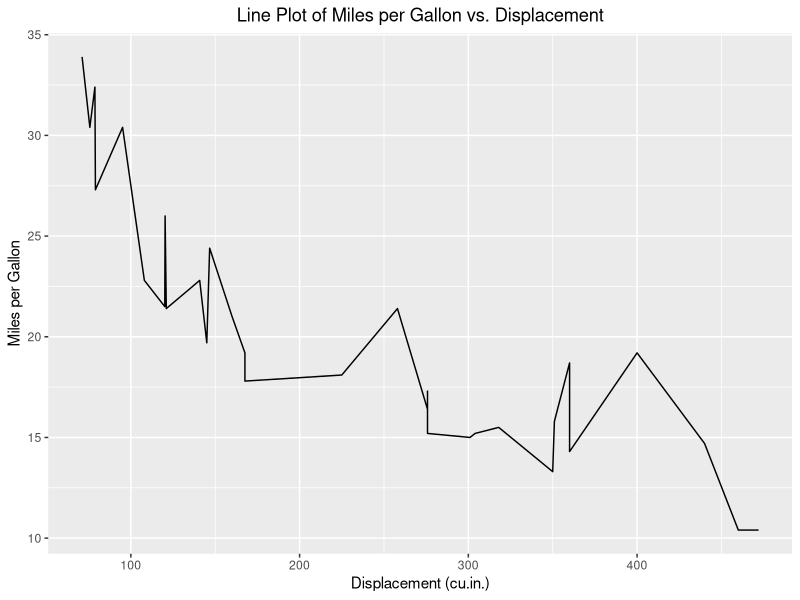
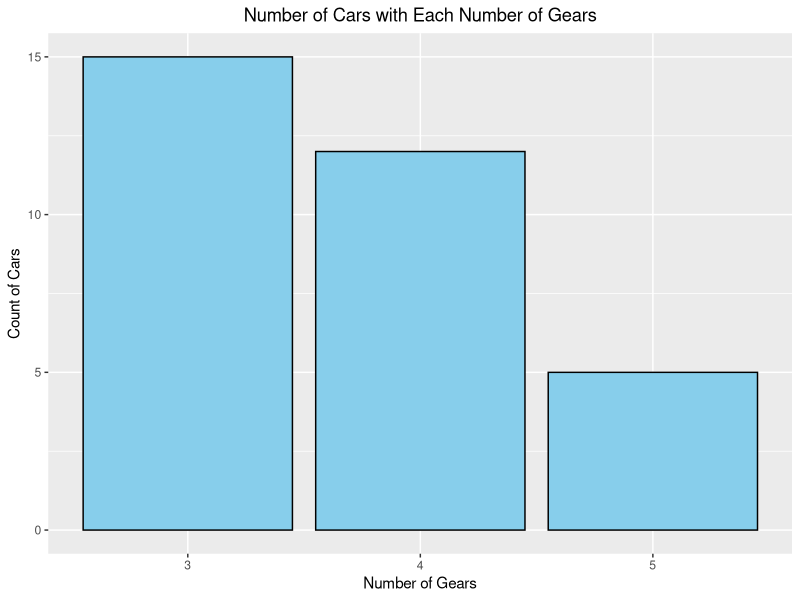
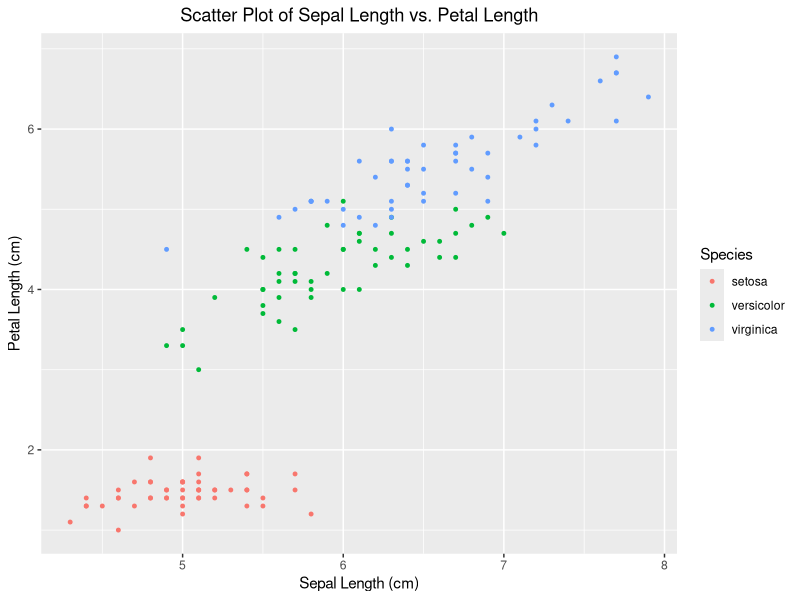
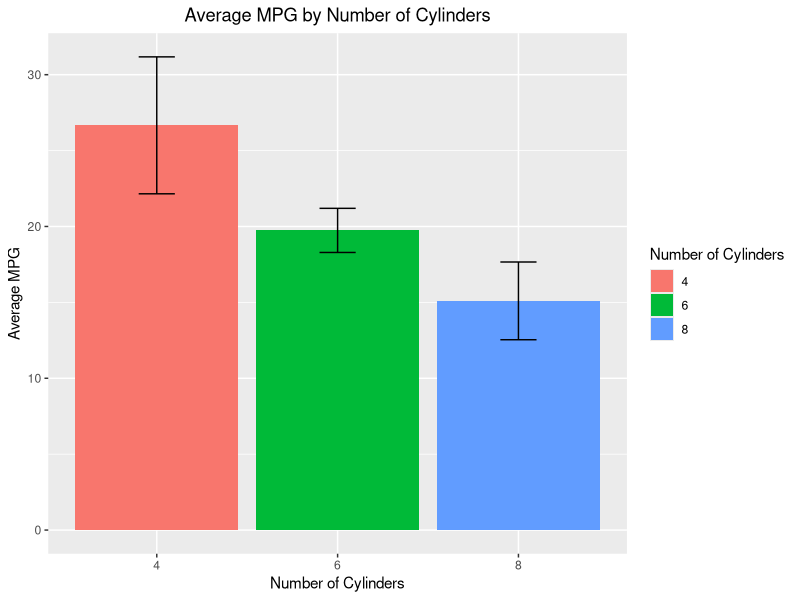
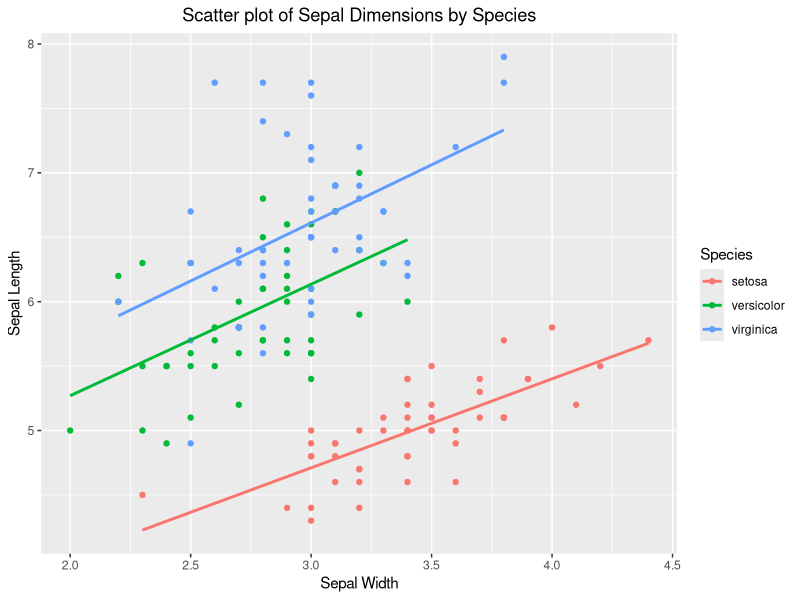
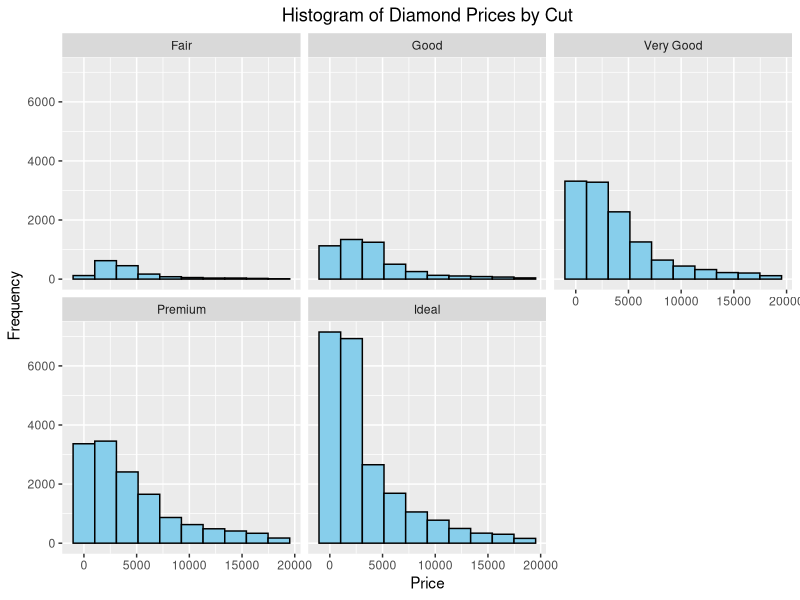
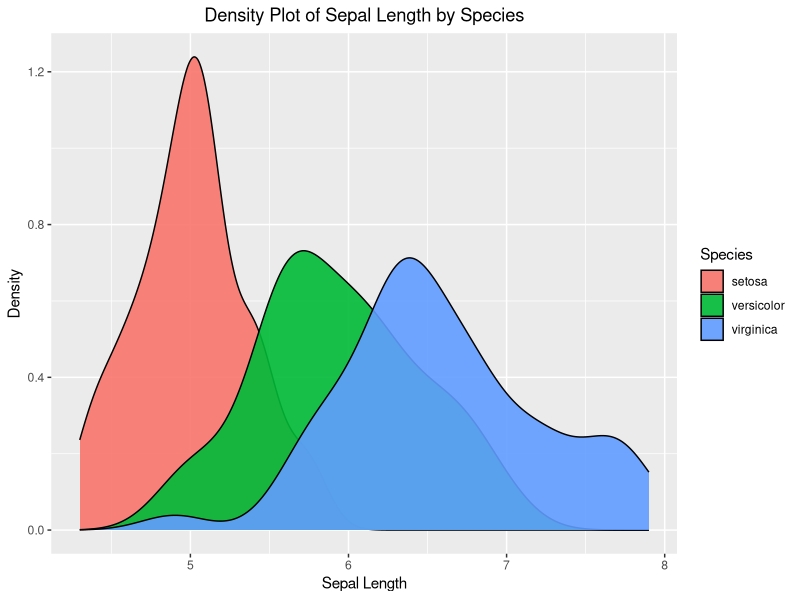
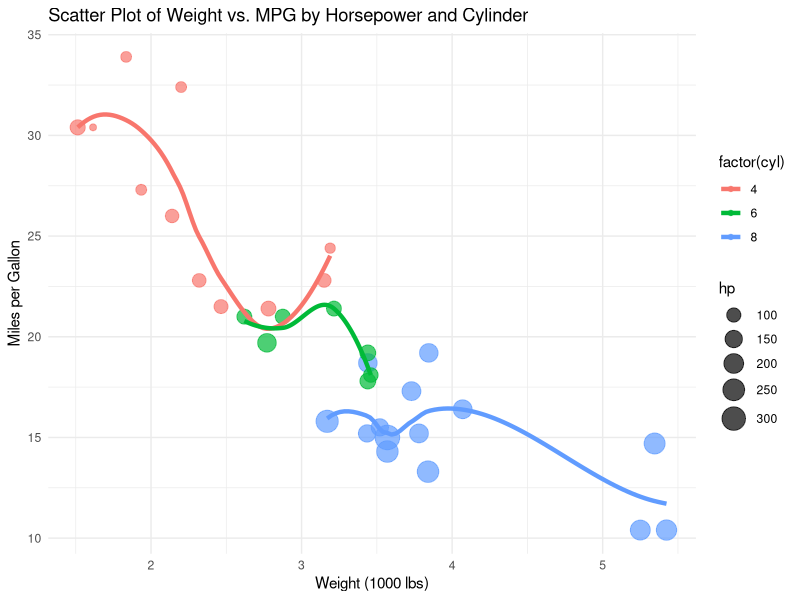

Write the R code that produced these figures, in order.
## ---- chunk 1
library(ggplot2)
library(dplyr)
## ---- chunk 2
data(mtcars) #loading the required mtcars datset

ggplot(mtcars, aes(x = disp, y = mpg)) +
  geom_line() +
  labs(
    title = "Line Plot of Miles per Gallon vs. Displacement",
    x = "Displacement (cu.in.)",
    y = "Miles per Gallon"
  ) +
  theme(
    plot.title = element_text(hjust = 0.5)
  )
## ---- chunk 3

ggplot(mtcars, aes(x = factor(gear))) +
  geom_bar(fill = "skyblue", color = "black") +
  labs(
    title = "Number of Cars with Each Number of Gears",
    x = "Number of Gears",
    y = "Count of Cars"
  ) +
  theme(
    plot.title = element_text(hjust = 0.5)
  )
## ---- chunk 4
data("iris") #loading the required iris datset

ggplot(iris, aes(x = Sepal.Length, y = Petal.Length, color = Species)) +
  geom_point(size = 1) +
  labs(
    title = "Scatter Plot of Sepal Length vs. Petal Length",
    x = "Sepal Length (cm)",
    y = "Petal Length (cm)" 
  ) +

  theme(
    plot.title = element_text(hjust = 0.5)
  )
## ---- chunk 5
mpg_summary <- mtcars %>%
  group_by(cyl) %>%
  summarise(mean_mpg = mean(mpg),
            sd_mpg = sd(mpg))

ggplot(mpg_summary, aes(x = factor(cyl), y = mean_mpg, fill = factor(cyl))) +
  geom_bar(stat = "identity", position = "dodge") +
  geom_errorbar(aes(ymin = mean_mpg - sd_mpg, ymax = mean_mpg + sd_mpg),
                width = 0.2, position = position_dodge(width = 0.9)) +
  labs(x = "Number of Cylinders", y = "Average MPG", fill = "Number of Cylinders") +
  ggtitle("Average MPG by Number of Cylinders") +
  theme(
    plot.title = element_text(hjust = 0.5)
  )
## ---- chunk 6
ggplot(iris, aes(x = Sepal.Width, y = Sepal.Length, color = Species)) +
  geom_point() + 
  geom_smooth(method = "lm", se = FALSE) + 
  labs(title = "Scatter plot of Sepal Dimensions by Species",
       x = "Sepal Width",
       y = "Sepal Length") +
 theme(
    plot.title = element_text(hjust = 0.5)
  )
## ---- chunk 7
ggplot(diamonds, aes(x = price)) +
  geom_histogram(bins = 10, fill = "skyblue", color = "black") +  # Adjust bins as needed
  facet_wrap(~ cut) +
  labs(title = "Histogram of Diamond Prices by Cut",
       x = "Price",
       y = "Frequency") +
  theme(
    plot.title = element_text(hjust = 0.5)
  )
## ---- chunk 8
ggplot(iris, aes(x = Sepal.Length, fill = Species)) +
  geom_density(alpha = 0.9) +
  labs(title = "Density Plot of Sepal Length by Species",
       x = "Sepal Length",
       y = "Density") +
  theme(
    plot.title = element_text(hjust = 0.5)
  )
## ---- chunk 9
ggplot(mtcars, aes(x = wt, y = mpg, size = hp, color = factor(cyl))) +
  geom_point(alpha = 0.7) +  
  geom_smooth(method = "loess", se = FALSE, aes(group = cyl), size = 1.5) +  
  scale_size_continuous(range = c(2, 8)) +  
  labs(x = "Weight (1000 lbs)", y = "Miles per Gallon") +  
  ggtitle("Scatter Plot of Weight vs. MPG by Horsepower and Cylinder") +  
  theme_minimal() +  
  theme(
    legend.position = "right", 
  )

## ---- chunk 10
# Create the basic plot
p <- ggplot(diamonds, aes(x = price, fill = cut)) +
  geom_histogram(bins = 10) +
  facet_wrap(~ cut, scales = "free_y") +
  labs(x = "Price", y = "Count") +
  ggtitle("Faceted Histogram of Diamond Prices by Cut") +
  
  # Customize the plot using theme()
  theme_minimal() +
  theme(
    plot.background = element_rect(fill = "lightblue"),
    panel.background = element_rect(fill = "white"),
    panel.grid.major = element_line(color = "gray", linetype = "dashed"),
    panel.grid.minor = element_blank(),
    axis.title = element_text(size = 15, face = "bold"),
    legend.position = "right"
  )

# Print the plot
print(p)
## ---- chunk 11
my_custom_theme <- function() {
theme_minimal() + # Start with a minimal theme
  theme(
    text = element_text(family = "Helvetica", color ="#333333"),
    plot.background = element_rect(fill = "lightblue"),
    panel.background = element_rect(fill = "white"),
    panel.grid.major = element_line(color = "grey80"),
    panel.grid.minor = element_blank(),
    axis.title = element_text(size = 12, face = "bold"),
    axis.text = element_text(size = 10),
    legend.background = element_rect(fill = "white"),
    legend.title = element_text(face = "bold"),
    legend.text = element_text(size = 9)
  )
}
## ---- chunk 12
data <- data.frame(
  x = 1:10,
  y = rnorm(10)
)

ggplot(data, aes(x, y)) +
  geom_line() +
  my_custom_theme()  # Apply your custom theme

## ---- chunk 13
my_custom_theme <- function() {
  theme_minimal() +
    theme(
      text = element_text(family = "Helvetica", color = "#333333"),
      plot.background = element_rect(fill = "orange"),
      panel.background = element_rect(fill = "lightblue"),
      panel.grid.major = element_line(color = "grey"),
      panel.grid.minor = element_blank(),
      axis.title = element_text(size = 12, face = "bold"),
      axis.text = element_text(size = 10),
      legend.background = element_rect(fill = "white"),
      legend.title = element_text(face = "bold"),
      legend.text = element_text(size = 9)
    )
}

data <- data.frame(
  x = 1:10,
  y = rnorm(10)
)

ggplot(data, aes(x, y)) +
  geom_line() +
  my_custom_theme()  # Apply your custom theme
## ---- chunk 14
# Define the vectors
industries <- c("Leisure and hospitality", "Wholesale and retail trade", "Other industries", "Education and health services",
                "Government workers", "Manufacturing",
                "Professional and business services", "Construction", "Other services")
unemployed_numbers <- c(4.86, 3.22, 3.21, 2.55, 2.02, 1.99, 1.70, 1.53, 1.42) # in million 
unemployment_rates <- c(0.39, 0.17, 0, 0.11, 0.09, 0.13, 0.10, 0.17, 0.23)  # Convert percentages to proportions (if these were intended to be proportions)

# Create the data frame
job_crisis_data <- data.frame(Industry = industries, UnemployedNumbers = unemployed_numbers,
                              UnemploymentRate = unemployment_rates)

# Print the data frame
print(job_crisis_data)

## ---- chunk 15
ggplot(job_crisis_data, aes(x = reorder(Industry, UnemployedNumbers), y = UnemployedNumbers)) +
  geom_bar(stat = "identity", fill = "brown") +
  coord_flip() +
  geom_text(aes(label = UnemployedNumbers),
            position = position_stack(vjust = 0.8),
            hjust = 0.5, color = "white", size = 4) +
  labs(title = "The Industries Worst Affected 
by the COVID-19 Job Crisis",
       subtitle = "Number of unemployed persons aged 16 and over 
in the U.S. in April 2020, by industry",
       x = NULL, y = NULL) +
  theme_minimal() +
  theme(
    plot.title = element_text(size = 14, face = "bold"),
    plot.subtitle = element_text(size = 10),
    axis.text.x = element_blank(),
    axis.text.y = element_text(size = 12),
    plot.background = element_rect(fill = "white"),
    panel.grid = element_blank()
  )
